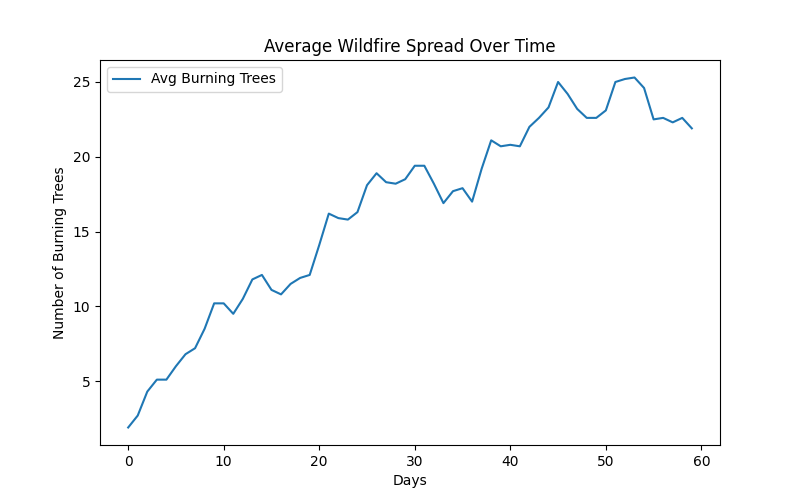

Generate this figure with Python:
import numpy as np
import matplotlib.pyplot as plt
import random
import timeit 

# Constants
GRID_SIZE = 800  # 800x800 forest grid
FIRE_SPREAD_PROB = 0.3  # Probability that fire spreads to a neighboring tree
BURN_TIME = 3  # Time before a tree turns into ash
DAYS = 60  # Maximum simulation time

NUM_SIMULATIONS = 10  # Number of independent wildfire simulations to run in parallel

# State definitions
EMPTY = 0    # No tree
TREE = 1     # Healthy tree 
BURNING = 2  # Burning tree 
ASH = 3      # Burned tree 

def initialize_forest():
    """Creates a forest grid with all trees and ignites one random tree."""
    forest = np.ones((GRID_SIZE, GRID_SIZE), dtype=int)  # All trees
    burn_time = np.zeros((GRID_SIZE, GRID_SIZE), dtype=int)  # Tracks how long a tree burns
    
    # Ignite a random tree
    x, y = random.randint(0, GRID_SIZE-1), random.randint(0, GRID_SIZE-1)
    forest[x, y] = BURNING
    burn_time[x, y] = 1  # Fire starts burning
    
    return forest, burn_time

def get_neighbors(x, y):
    """Returns the neighboring coordinates of a cell in the grid."""
    neighbors = []
    for dx, dy in [(-1, 0), (1, 0), (0, -1), (0, 1)]:  # Up, Down, Left, Right
        nx, ny = x + dx, y + dy
        if 0 <= nx < GRID_SIZE and 0 <= ny < GRID_SIZE:
            neighbors.append((nx, ny))
    return neighbors

def simulate_wildfire():
    """Simulates wildfire spread over time."""
    forest, burn_time = initialize_forest()
    
    fire_spread = []  # Track number of burning trees each day
    
    for day in range(DAYS):
        new_forest = forest.copy()
        
        for x in range(GRID_SIZE):
            for y in range(GRID_SIZE):
                if forest[x, y] == BURNING:
                    burn_time[x, y] += 1  # Increase burn time
                    
                    # If burn time exceeds threshold, turn to ash
                    if burn_time[x, y] >= BURN_TIME:
                        new_forest[x, y] = ASH
                    
                    # Spread fire to neighbors
                    for nx, ny in get_neighbors(x, y):
                        if forest[nx, ny] == TREE and random.random() < FIRE_SPREAD_PROB:
                            new_forest[nx, ny] = BURNING
                            burn_time[nx, ny] = 1
        
        forest = new_forest.copy()
        fire_spread.append(np.sum(forest == BURNING))
        
        if np.sum(forest == BURNING) == 0:  # Stop if no more fire
            break
        
        # Plot grid every 5 days
        # if day % 5 == 0 or day == DAYS - 1:
        #     plt.figure(figsize=(6, 6))
        #     plt.imshow(forest, cmap='viridis', origin='upper')
        #     plt.title(f"Wildfire Spread - Day {day}")
        #     plt.colorbar(label="State: 0=Empty, 1=Tree, 2=Burning, 3=Ash")
            # plt.show()
    
    return fire_spread

if __name__ == "__main__":
    start = timeit.default_timer()

    # Run simulation
    results = [simulate_wildfire() for _ in range(NUM_SIMULATIONS)]
    
    # Aggregate results
    padded_results = [np.pad(sim, (0, DAYS - len(sim)), mode='constant', constant_values=0) for sim in results]
    results_array = np.array(padded_results) 
    avg_fire_spread = np.mean(results_array, axis=0)  # Compute the average across simulations

    end = timeit.default_timer()
    print('Time taken in seconds: ', end - start)
        
    # Plot results
    plt.figure(figsize=(8, 5))
    plt.plot(range(len(avg_fire_spread)), avg_fire_spread, label="Avg Burning Trees")
    plt.xlabel("Days")
    plt.ylabel("Number of Burning Trees")
    plt.title("Average Wildfire Spread Over Time")
    plt.legend()
    # plt.show()
    plt.savefig('wildfire_serial.png')